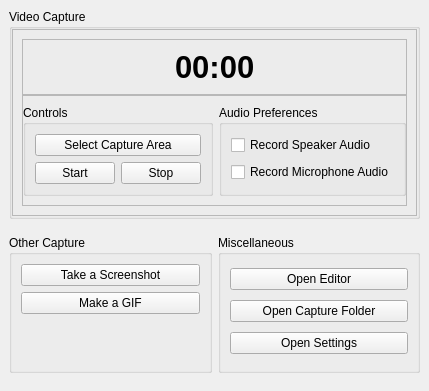
<?xml version="1.0" encoding="UTF-8"?>
<ui version="4.0">
 <class>MainWindow</class>
 <widget class="QMainWindow" name="MainWindow">
  <property name="geometry">
   <rect>
    <x>0</x>
    <y>0</y>
    <width>409</width>
    <height>391</height>
   </rect>
  </property>
  <property name="windowTitle">
   <string>ClipIt</string>
  </property>
  <widget class="QWidget" name="central_widget">
   <layout class="QVBoxLayout" name="central_layout">
    <item>
     <widget class="QGroupBox" name="video_capture_groupbox">
      <property name="title">
       <string>Video Capture</string>
      </property>
      <layout class="QVBoxLayout" name="video_capture_groupbox_layout">
       <property name="spacing">
        <number>6</number>
       </property>
       <property name="leftMargin">
        <number>0</number>
       </property>
       <property name="topMargin">
        <number>0</number>
       </property>
       <property name="rightMargin">
        <number>0</number>
       </property>
       <property name="bottomMargin">
        <number>0</number>
       </property>
       <item>
        <widget class="QFrame" name="video_capture_main_frame">
         <property name="frameShape">
          <enum>QFrame::StyledPanel</enum>
         </property>
         <property name="frameShadow">
          <enum>QFrame::Raised</enum>
         </property>
         <layout class="QVBoxLayout" name="viceo_capture_main_frame_layout">
          <property name="spacing">
           <number>0</number>
          </property>
          <property name="leftMargin">
           <number>9</number>
          </property>
          <item>
           <widget class="QFrame" name="video_capture_timer_frame">
            <property name="frameShape">
             <enum>QFrame::StyledPanel</enum>
            </property>
            <property name="frameShadow">
             <enum>QFrame::Raised</enum>
            </property>
            <layout class="QHBoxLayout" name="video_capture_timer_frame_layout">
             <property name="topMargin">
              <number>9</number>
             </property>
             <property name="bottomMargin">
              <number>9</number>
             </property>
             <item>
              <spacer name="video_capture_timer_left_h_spacer">
               <property name="orientation">
                <enum>Qt::Horizontal</enum>
               </property>
               <property name="sizeHint" stdset="0">
                <size>
                 <width>113</width>
                 <height>20</height>
                </size>
               </property>
              </spacer>
             </item>
             <item>
              <widget class="QLabel" name="video_capture_duration_label">
               <property name="font">
                <font>
                 <pointsize>23</pointsize>
                 <bold>true</bold>
                </font>
               </property>
               <property name="text">
                <string>00:00</string>
               </property>
              </widget>
             </item>
             <item>
              <spacer name="video_capture_timer_right_h_spacer">
               <property name="orientation">
                <enum>Qt::Horizontal</enum>
               </property>
               <property name="sizeHint" stdset="0">
                <size>
                 <width>113</width>
                 <height>20</height>
                </size>
               </property>
              </spacer>
             </item>
            </layout>
           </widget>
          </item>
          <item>
           <widget class="QFrame" name="video_capture_controls_and_settings_container_frame">
            <property name="frameShape">
             <enum>QFrame::StyledPanel</enum>
            </property>
            <property name="frameShadow">
             <enum>QFrame::Raised</enum>
            </property>
            <layout class="QHBoxLayout" name="video_capture_controls_and_settings_container_frame_layout">
             <property name="leftMargin">
              <number>0</number>
             </property>
             <property name="rightMargin">
              <number>0</number>
             </property>
             <item>
              <widget class="QGroupBox" name="video_capture_controls_group_box">
               <property name="title">
                <string>Controls</string>
               </property>
               <layout class="QVBoxLayout" name="video_capture_controls_group_box_layout">
                <item>
                 <widget class="QPushButton" name="select_area_button">
                  <property name="text">
                   <string>Select Capture Area</string>
                  </property>
                 </widget>
                </item>
                <item>
                 <layout class="QHBoxLayout" name="start_stop_button_h_layout">
                  <item>
                   <widget class="QPushButton" name="start_button">
                    <property name="text">
                     <string>Start</string>
                    </property>
                   </widget>
                  </item>
                  <item>
                   <widget class="QPushButton" name="stop_button">
                    <property name="text">
                     <string>Stop</string>
                    </property>
                   </widget>
                  </item>
                 </layout>
                </item>
               </layout>
              </widget>
             </item>
             <item>
              <widget class="QGroupBox" name="video_capture_audio_preferences_group_box">
               <property name="title">
                <string>Audio Preferences</string>
               </property>
               <layout class="QVBoxLayout" name="video_capture_audio_preferences_group_box_layout">
                <item>
                 <widget class="QCheckBox" name="record_speaker_audio_check_box">
                  <property name="text">
                   <string>Record Speaker Audio</string>
                  </property>
                 </widget>
                </item>
                <item>
                 <widget class="QCheckBox" name="record_microphone_audio_checkbox">
                  <property name="text">
                   <string>Record Microphone Audio</string>
                  </property>
                 </widget>
                </item>
               </layout>
              </widget>
             </item>
            </layout>
           </widget>
          </item>
         </layout>
        </widget>
       </item>
      </layout>
     </widget>
    </item>
    <item>
     <spacer name="central_widget_v_spacer">
      <property name="orientation">
       <enum>Qt::Vertical</enum>
      </property>
      <property name="sizeType">
       <enum>QSizePolicy::Fixed</enum>
      </property>
      <property name="sizeHint" stdset="0">
       <size>
        <width>20</width>
        <height>10</height>
       </size>
      </property>
     </spacer>
    </item>
    <item>
     <layout class="QHBoxLayout" name="other_capture_and_miscellaneous_h_layout">
      <property name="bottomMargin">
       <number>9</number>
      </property>
      <item>
       <widget class="QGroupBox" name="other_capture_group_box">
        <property name="title">
         <string>Other Capture</string>
        </property>
        <layout class="QVBoxLayout" name="other_capture_group_box_layout">
         <item>
          <widget class="QPushButton" name="take_a_screenshot_button">
           <property name="text">
            <string>Take a Screenshot</string>
           </property>
          </widget>
         </item>
         <item>
          <widget class="QPushButton" name="make_a_gif_button">
           <property name="text">
            <string>Make a GIF</string>
           </property>
          </widget>
         </item>
         <item>
          <spacer name="other_capture_group_box_v_spacer">
           <property name="orientation">
            <enum>Qt::Vertical</enum>
           </property>
           <property name="sizeHint" stdset="0">
            <size>
             <width>20</width>
             <height>40</height>
            </size>
           </property>
          </spacer>
         </item>
        </layout>
       </widget>
      </item>
      <item>
       <widget class="QGroupBox" name="miscellaneous_group_box">
        <property name="title">
         <string>Miscellaneous</string>
        </property>
        <layout class="QVBoxLayout" name="miscellaneous_group_box_layout">
         <item>
          <widget class="QPushButton" name="open_editor_button">
           <property name="text">
            <string>Open Editor</string>
           </property>
          </widget>
         </item>
         <item>
          <widget class="QPushButton" name="open_capture_folder_button">
           <property name="text">
            <string>Open Capture Folder</string>
           </property>
          </widget>
         </item>
         <item>
          <widget class="QPushButton" name="open_settings_button">
           <property name="text">
            <string>Open Settings</string>
           </property>
          </widget>
         </item>
        </layout>
       </widget>
      </item>
     </layout>
    </item>
   </layout>
  </widget>
 </widget>
 <resources/>
 <connections/>
</ui>
